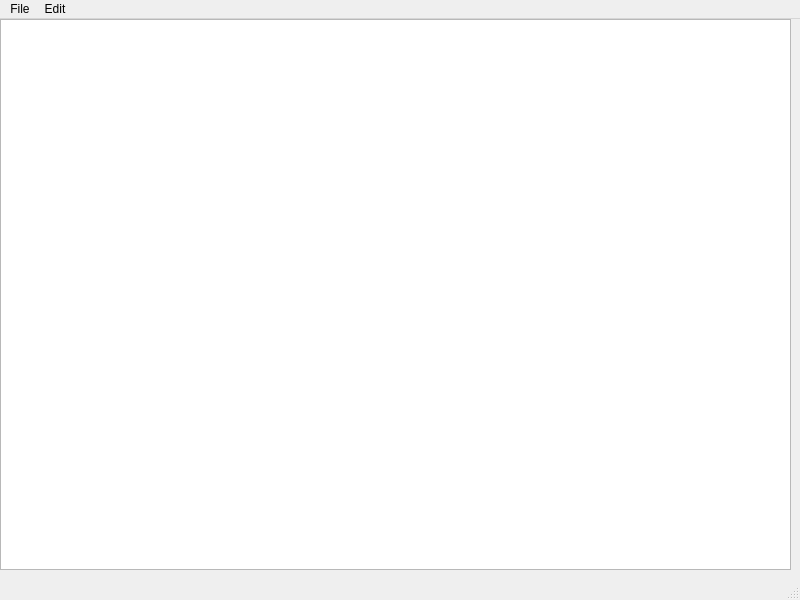
<?xml version="1.0" encoding="UTF-8"?>
<ui version="4.0">
 <class>MainWindow</class>
 <widget class="QMainWindow" name="MainWindow">
  <property name="geometry">
   <rect>
    <x>0</x>
    <y>0</y>
    <width>800</width>
    <height>600</height>
   </rect>
  </property>
  <property name="windowTitle">
   <string>MainWindow</string>
  </property>
  <widget class="QWidget" name="centralwidget">
   <widget class="QWidget" name="verticalLayoutWidget">
    <property name="geometry">
     <rect>
      <x>0</x>
      <y>0</y>
      <width>791</width>
      <height>551</height>
     </rect>
    </property>
    <layout class="QVBoxLayout" name="verticalLayout">
     <item>
      <widget class="QTableWidget" name="tableWidget"/>
     </item>
    </layout>
   </widget>
  </widget>
  <widget class="QMenuBar" name="menubar">
   <property name="geometry">
    <rect>
     <x>0</x>
     <y>0</y>
     <width>800</width>
     <height>22</height>
    </rect>
   </property>
   <widget class="QMenu" name="menuFile">
    <property name="title">
     <string>File</string>
    </property>
    <addaction name="actionOpen"/>
    <addaction name="actionSave"/>
    <addaction name="actionExit"/>
   </widget>
   <widget class="QMenu" name="menuEdit">
    <property name="title">
     <string>Edit</string>
    </property>
    <addaction name="actionUndo"/>
   </widget>
   <addaction name="menuFile"/>
   <addaction name="menuEdit"/>
  </widget>
  <widget class="QStatusBar" name="statusbar"/>
  <action name="actionOpen">
   <property name="text">
    <string>Open</string>
   </property>
  </action>
  <action name="actionSave">
   <property name="text">
    <string>Save</string>
   </property>
  </action>
  <action name="actionExit">
   <property name="text">
    <string>Exit</string>
   </property>
  </action>
  <action name="actionUndo">
   <property name="text">
    <string>Undo</string>
   </property>
  </action>
 </widget>
 <resources/>
 <connections/>
</ui>
